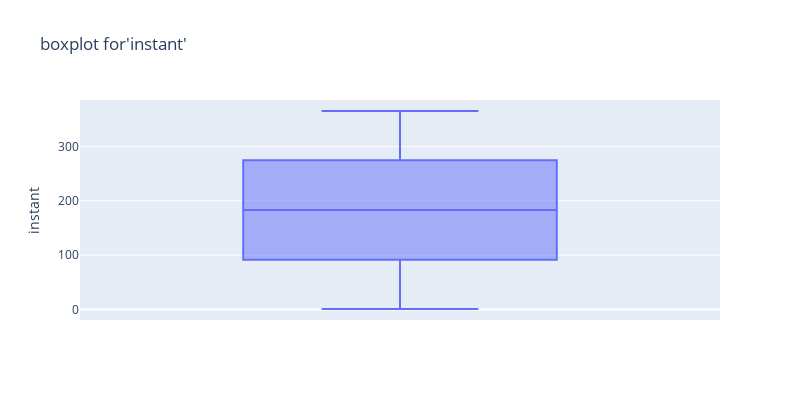
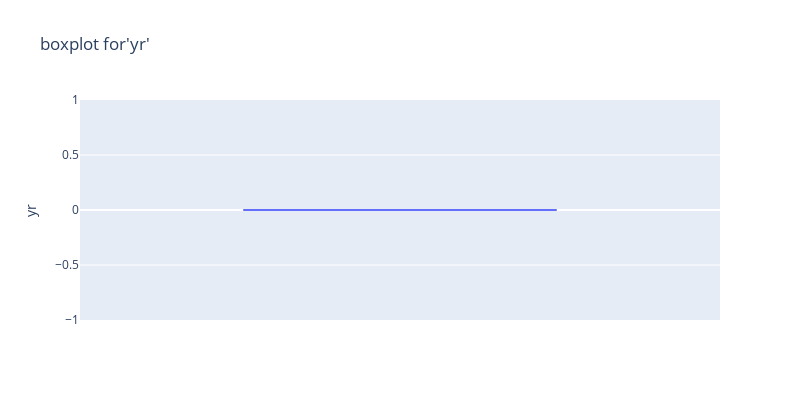
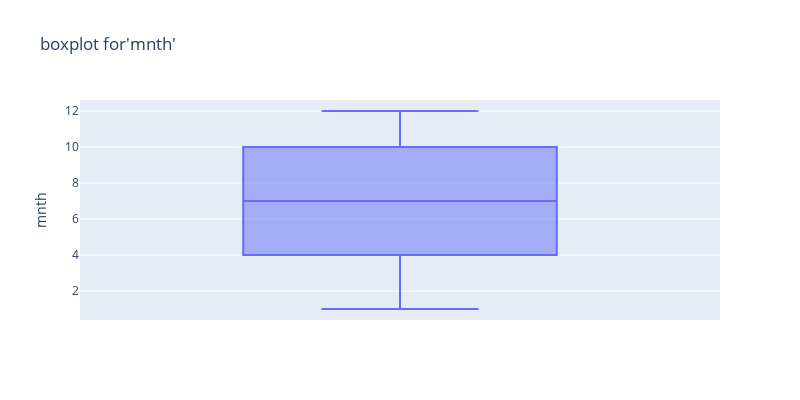
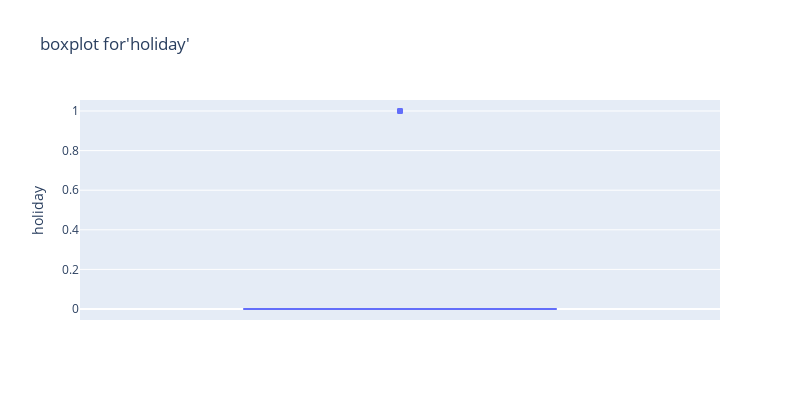

Notebook cell for these charts, in order:
### Code cell
import plotly.express as px
for column in bike_day_df_2011.select_dtypes(include=['float64', 'int64']).columns:  
    fig= px.box(bike_day_df_2011, y=bike_day_df_2011[column],title=f"boxplot for'{column}'",width=800, height=400)
    fig.show()

### Figure 1 — Plotly figure (JSON) as saved in the notebook; plotly's stock layout.template omitted (floating-point values rounded to 4 significant figures; data arrays with more than 128 entries replaced by an {"elided": "..."} marker saying what was removed)
{"data": [{"alignmentgroup": "True", "hovertemplate": "instant=%{y}<extra></extra>", "legendgroup": "", "marker": {"color": "#636efa"}, "name": "", "notched": false, "offsetgroup": "", "orientation": "v", "showlegend": false, "type": "box", "x0": " ", "xaxis": "x", "y": {"elided": "365 int values"}, "y0": " ", "yaxis": "y"}], "layout": {"boxmode": "group", "height": 400, "legend": {"tracegroupgap": 0}, "title": {"text": "boxplot for'instant'"}, "width": 800, "xaxis": {"anchor": "y", "domain": [0, 1]}, "yaxis": {"anchor": "x", "domain": [0, 1], "title": {"text": "instant"}}}}

### Figure 2 — Plotly figure (JSON) as saved in the notebook; plotly's stock layout.template omitted (floating-point values rounded to 4 significant figures; data arrays with more than 128 entries replaced by an {"elided": "..."} marker saying what was removed)
{"data": [{"alignmentgroup": "True", "hovertemplate": "yr=%{y}<extra></extra>", "legendgroup": "", "marker": {"color": "#636efa"}, "name": "", "notched": false, "offsetgroup": "", "orientation": "v", "showlegend": false, "type": "box", "x0": " ", "xaxis": "x", "y": {"elided": "365 int values"}, "y0": " ", "yaxis": "y"}], "layout": {"boxmode": "group", "height": 400, "legend": {"tracegroupgap": 0}, "title": {"text": "boxplot for'yr'"}, "width": 800, "xaxis": {"anchor": "y", "domain": [0, 1]}, "yaxis": {"anchor": "x", "domain": [0, 1], "title": {"text": "yr"}}}}

### Figure 3 — Plotly figure (JSON) as saved in the notebook; plotly's stock layout.template omitted (floating-point values rounded to 4 significant figures; data arrays with more than 128 entries replaced by an {"elided": "..."} marker saying what was removed)
{"data": [{"alignmentgroup": "True", "hovertemplate": "mnth=%{y}<extra></extra>", "legendgroup": "", "marker": {"color": "#636efa"}, "name": "", "notched": false, "offsetgroup": "", "orientation": "v", "showlegend": false, "type": "box", "x0": " ", "xaxis": "x", "y": {"elided": "365 int values"}, "y0": " ", "yaxis": "y"}], "layout": {"boxmode": "group", "height": 400, "legend": {"tracegroupgap": 0}, "title": {"text": "boxplot for'mnth'"}, "width": 800, "xaxis": {"anchor": "y", "domain": [0, 1]}, "yaxis": {"anchor": "x", "domain": [0, 1], "title": {"text": "mnth"}}}}

### Figure 4 — Plotly figure (JSON) as saved in the notebook; plotly's stock layout.template omitted (floating-point values rounded to 4 significant figures; data arrays with more than 128 entries replaced by an {"elided": "..."} marker saying what was removed)
{"data": [{"alignmentgroup": "True", "hovertemplate": "holiday=%{y}<extra></extra>", "legendgroup": "", "marker": {"color": "#636efa"}, "name": "", "notched": false, "offsetgroup": "", "orientation": "v", "showlegend": false, "type": "box", "x0": " ", "xaxis": "x", "y": {"elided": "365 int values"}, "y0": " ", "yaxis": "y"}], "layout": {"boxmode": "group", "height": 400, "legend": {"tracegroupgap": 0}, "title": {"text": "boxplot for'holiday'"}, "width": 800, "xaxis": {"anchor": "y", "domain": [0, 1]}, "yaxis": {"anchor": "x", "domain": [0, 1], "title": {"text": "holiday"}}}}
